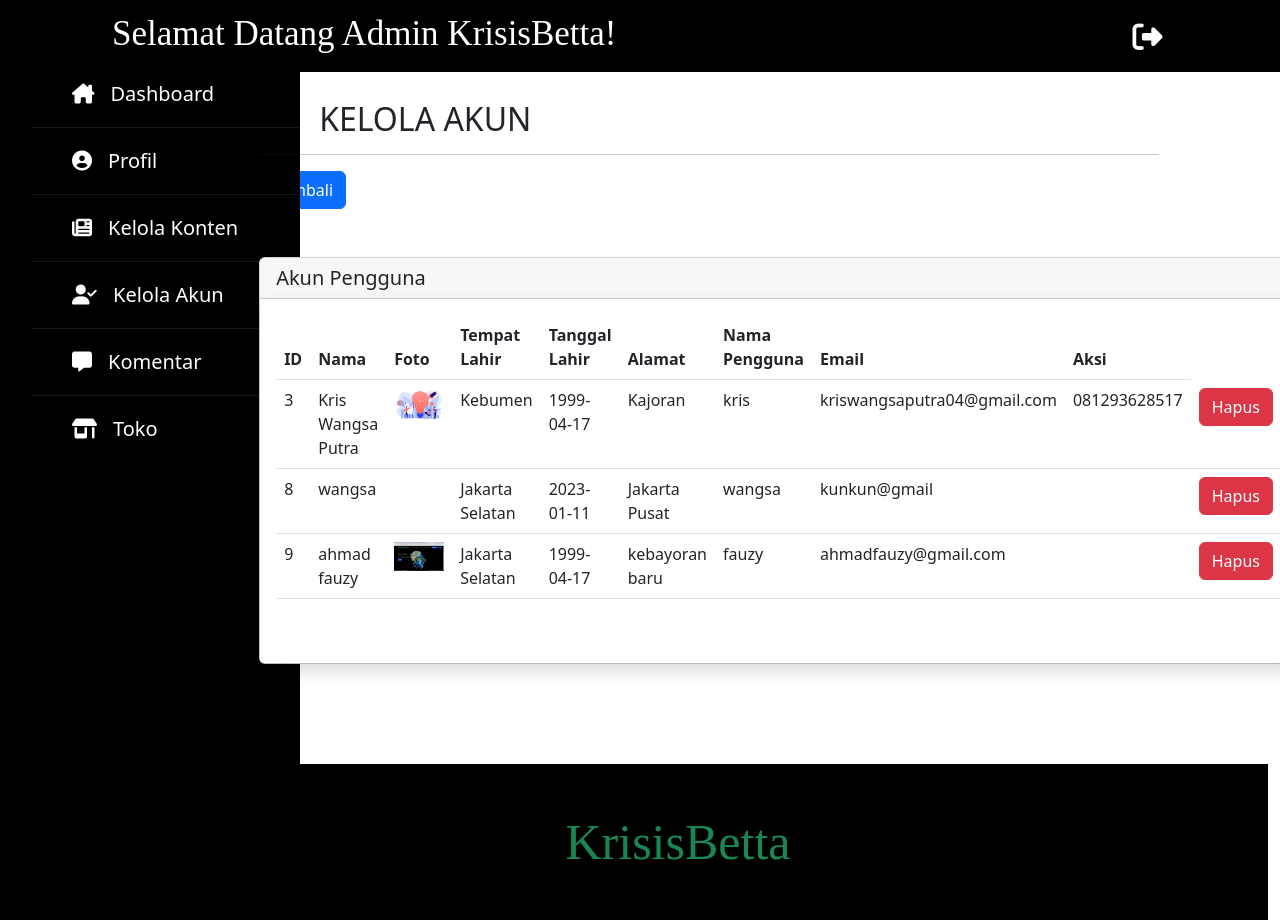
The app's page /program/admin/dashboard-admin-akunuser.php with its own data.
### tables this page shows
CREATE TABLE `akun_user` (
  `id_user` int(11) NOT NULL,
  `nama_user` varchar(30) DEFAULT NULL,
  `foto_user` varchar(20) DEFAULT NULL,
  `email_user` varchar(30) DEFAULT NULL,
  `nmpengguna_user` varchar(20) DEFAULT NULL,
  `katasandi_user` varchar(80) DEFAULT NULL,
  `alamat_user` varchar(50) DEFAULT NULL,
  `tempat_lahir_user` varchar(20) DEFAULT NULL,
  `tgl_lahir_user` date DEFAULT NULL,
  `telepone_user` varchar(15) DEFAULT NULL,
  `facebook_user` varchar(30) DEFAULT NULL,
  `instagram_user` varchar(30) DEFAULT NULL,
  `twetter_user` varchar(30) DEFAULT NULL
);

### program/admin/fungsi-admin.php (called while the page is built, shortened)
<?php
$koneksi = mysqli_connect("localhost","root","","kkp");
function query($query) {
    global $koneksi;
    $result = mysqli_query($koneksi, $query);
    $rows = [];
    while( $row = mysqli_fetch_assoc($result) ) {
        $rows[] = $row;
    }
    return $rows;
}
?>

### program/admin/dashboard-admin-akunuser.php (the view, shortened to what this page needs)
<?php
    require "fungsi-admin.php";
    $admin = query("SELECT * FROM akun_user");
?>
<!doctype html>
<html lang="en">
    <head>
        <link rel="stylesheet" type="text/css" href="admin.css">
        <link rel="stylesheet" type="text/css" href="sidebar.css">
        <link rel="stylesheet" type="text/css" href="fontawesome/css/all.css">
        <link href="https://cdn.jsdelivr.net/npm/bootstrap@5.2.0-beta1/dist/css/bootstrap.min.css" rel="stylesheet">
    </head>
    <body>
        <nav class="navbar navbar-expand-lg bg-black mx-auto fixed-top">
            <div class="container-fluid">
                <p class="h1">
                    <a class="navbar-brand text-white" href="dashboard-user.php" style="font-size:35px; margin-left: 100px;">Selamat Datang Admin KrisisBetta!</a>
                </p>
                <div class="collapse navbar-collapse" id="navbarNavDropdown">
                    <a href="keluar-admin.php" onclick="return confirm('Apakah Anda Yakin Untuk Keluar?!')">
                        <span style="margin-left:500px; font-size:30px;"><i class="fa-solid fa-right-from-bracket text-white"></i></span>
                    </a>
                </div>
            </div>
        </nav>
        <div class="container-sm">
            <div class="row">
                <div class="col" style="width:30rem;">
                    <div class="sidebar">
                        <ul>
                            <li><a href="dashboard-admin.php"><i class="fa-solid fa-house-chimney"></i>Dashboard</a></li>
                            <li><a href="dashboard-admin-profil.php"><i class="fa-solid fa-circle-user"></i>Profil</a></li>
                            <li><a href="dashboard-admin-konten.php"><i class="fa-solid fa-newspaper"></i>Kelola Konten</a></li>
                            <li><a href="dashboard-admin-akunadmin.php"><i class="fa-solid fa-user-check"></i>Kelola Akun</a></li>
                            <li><a href="dashboard-admin-kelolakomentar.php"><i class="fa-solid fa-message"></i></i>Komentar</a></li>
                            <li><a href="dashboard-admin-toko.php"><i class="fa-solid fa-shop"></i>Toko</a></li>
                        </ul>
                    </div>
                </div>
                <div class="col" id="kol-dashboard" style="margin-right:-100px">
                    <div class="row" id="header-dashboard">
                        <div class="col">
                            <span>
                                <h2><i class="fa-solid fa-user-check"></i>KELOLA AKUN</h2>
                                <hr style="width:900px;">
                            </span>
                        </div>
                    </div>
                    <a class="btn btn-primary" href="dashboard-admin-akunadmin.php" role="button">Kembali</a>
                    <div class="card mt-5">
                        <h5 class="card-header"> Akun Pengguna</h5>
                        <div class="card-body shadow">
                        <table class="table mb-5">
                                <thead>
                                    <tr>
                                    <th scope="col">ID</th>
                                    <th scope="col">Nama</th>
                                    <th scope="col">Foto</th>
                                    <th scope="col">Tempat Lahir</th>
                                    <th scope="col">Tanggal Lahir</th>
                                    <th scope="col">Alamat</th>
                                    <th scope="col">Nama Pengguna</th>
                                    <th scope="col">Email</th>
                                    <th scope="col">Aksi</th>
                                    </tr>
                                </thead>
                                <tbody>
                                    <?php foreach ($admin as $row) : ?>
                                        <tr>
                                            <td><?=$row["id_user"];?></td>
                                            <td><?=$row["nama_user"];?></td>
                                            <td><img src="../../img/upload/<?=$row["foto_user"];?>" alt="" width="50"></td>
                                            <td><?=$row["tempat_lahir_user"];?></td>
                                            <td><?=$row["tgl_lahir_user"];?></td>
                                            <td><?=$row["alamat_user"];?></td>
                                            <td><?=$row["nmpengguna_user"];?></td>
                                            <td><?=$row["email_user"];?></td>
                                            <td><?=$row["telepone_user"];?></td>
                                            <td>
                                                <form action="" method="post">
                                                    <button type="submit" name="submit" class="btn btn-danger" onclick="return confirm('Yakin Untuk Menghapus Data?!');" role="button">Hapus</button>
                                                </form>
                                            </td>
                                        </tr>
                                    <?php endforeach; ?>
                                </tbody>
                            </table>
                        </div>
                    </div>
                </div>
            </div>
        </div>
        <div class="row bg-black" style="width:100%; padding-left:200px; position:absolute;">
            <p class="h1 mt-5 mb-5">
                <a class="navbar-brand text-success" href="#" style="font-size:50px; margin-left: -100px;">KrisisBetta</a>
            </p>
        </div>
    </body>
</html>

### program/admin/admin.css (style rules this page uses)
.h1 { font-family: cooper black; text-align: center; }
#kol-dashboard { margin-left: -600px; margin-bottom: 100px; }
#header-dashboard { margin-top: 100px; }

### program/admin/sidebar.css (style rules this page uses)
* { padding: 0; margin: 0; list-style: none; text-decoration: none; }
body { font-family: 'Roboto', sans-serif; }
.sidebar { position: fixed; left: 0px; top: 60px; width: 300px; height: 100%; background: #000000; transition: all .5s ease; }
.sidebar ul a { display: block; height: 100%; width: 100%; line-height: 65px; font-size: 20px; color: white; padding-left: 40px; box-sizing: border-box; border-bottom: 1px solid black; border-top: 1px solid rgba(255,255,255,.1); transition: .4s; text-decoration: none; }
.sidebar ul a i { margin-right: 16px; }

### records on screen
akun_user: id_user "3", nama_user "Kris Wangsa Putra", foto_user (picture), tempat_lahir_user "Kebumen", tgl_lahir_user "1999-04-17", alamat_user "Kajoran", nmpengguna_user "kris", email_user "kriswangsaputra04@gmail.com", telepone_user "081293628517"
akun_user: id_user "8", nama_user "wangsa", tempat_lahir_user "Jakarta Selatan", tgl_lahir_user "2023-01-11", alamat_user "Jakarta Pusat", nmpengguna_user "wangsa", email_user "kunkun@gmail"
akun_user: id_user "9", nama_user "ahmad fauzy", foto_user (picture), tempat_lahir_user "Jakarta Selatan", tgl_lahir_user "1999-04-17", alamat_user "kebayoran baru", nmpengguna_user "fauzy", email_user "ahmadfauzy@gmail.com"
